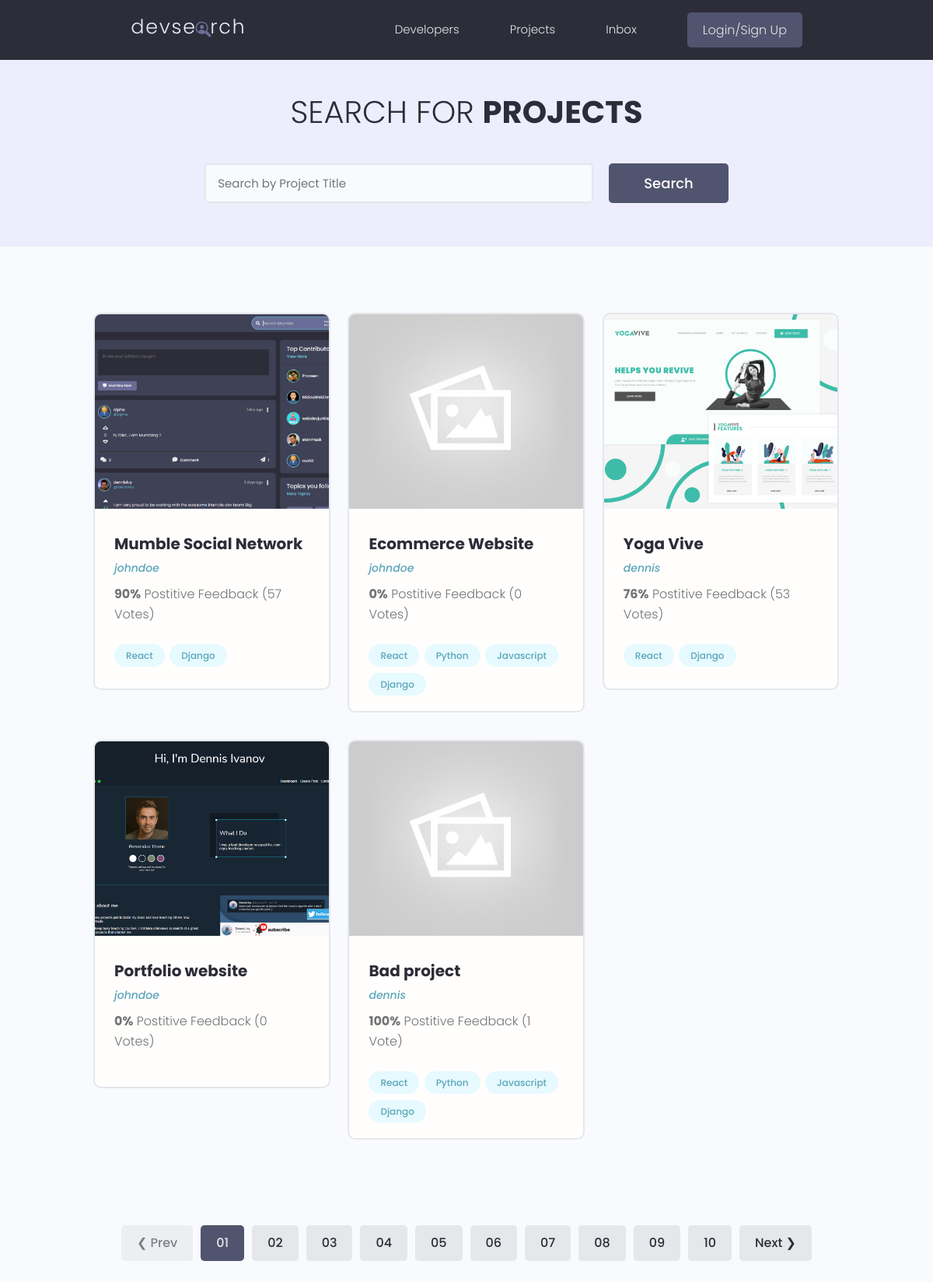
The page /projects/ on the database as committed earlier.
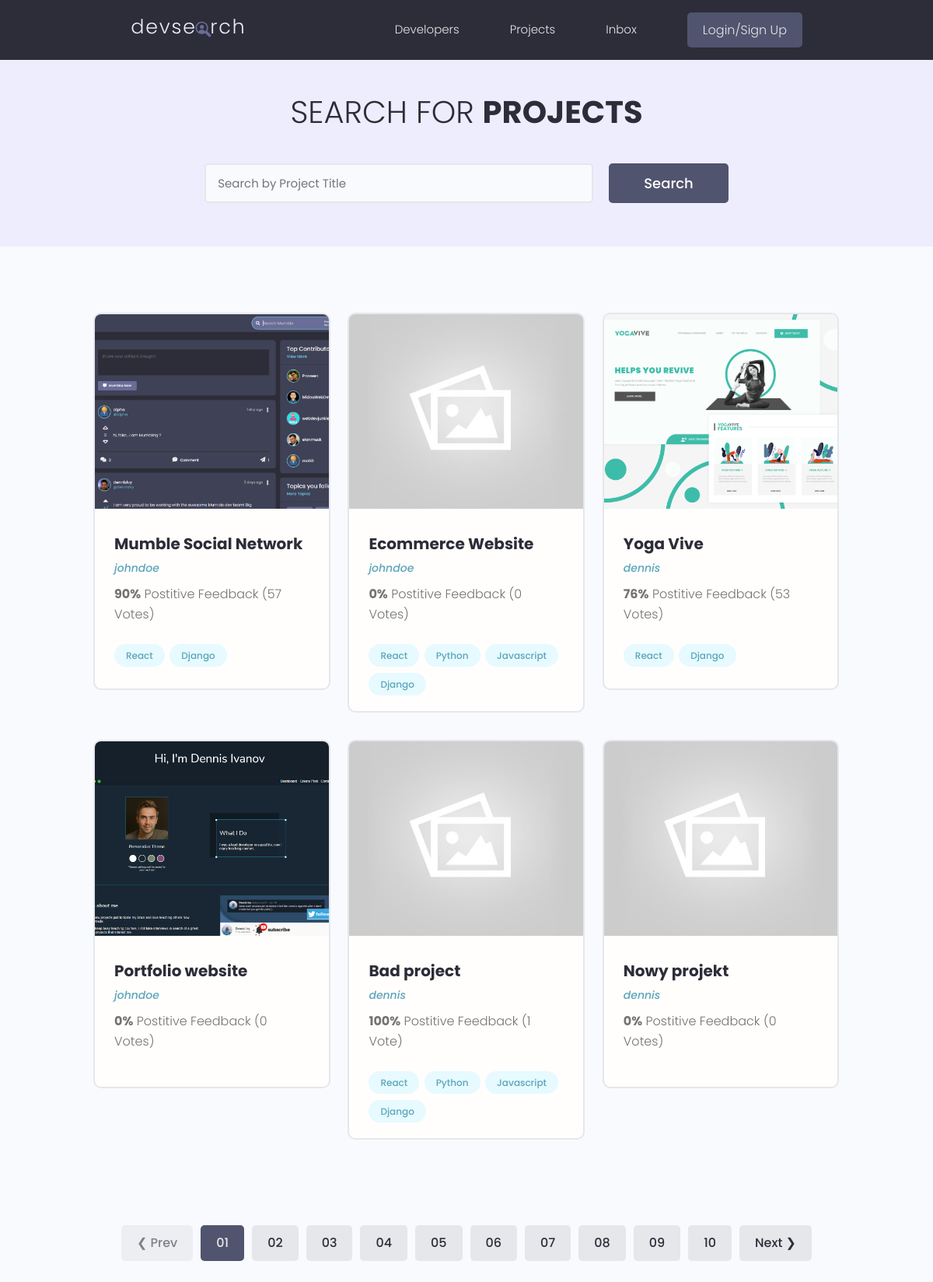
The same page on the database as committed later.
### projects/models.py (models this page shows, shortened)
class Project(models.Model):
    id = models.UUIDField(default=uuid.uuid4, unique=True, primary_key=True, editable=False)
    owner = models.ForeignKey(Profile, null=True, blank=True, on_delete=models.SET_NULL)
    title = models.CharField(max_length=200)
    description = models.TextField(null=True, blank=True)
    demo_link = models.CharField(max_length=2000, null=True, blank=True)
    source_link = models.CharField(max_length=2000, null=True, blank=True)
    created = models.DateTimeField(auto_now_add=True)
    tags = models.ManyToManyField("Tag", blank=True)
    vote_total = models.IntegerField(default=0, null=True, blank=True)
    vote_ratio = models.IntegerField(default=0, null=True, blank=True)
    image = models.ImageField(null=True, blank=True, default="default.jpg")

class Tag(models.Model):
    name = models.CharField(max_length=200)
    created = models.DateTimeField(auto_now_add=True)
    id = models.UUIDField(default=uuid.uuid4, unique=True, primary_key=True, editable=False)
    def __str__(self):
        return self.name

### users/models.py (models this page shows)
class Profile(models.Model):
    user = models.OneToOneField(User, on_delete=models.CASCADE, null=True, blank=True)
    username = models.CharField(max_length=200, blank=True, null=True)
    location = models.CharField(max_length=200, blank=True, null=True)
    name = models.CharField(max_length=200, blank=True, null=True)
    email = models.EmailField(max_length=500, blank=True, null=True)
    short_intro = models.CharField(max_length=200, blank=True, null=True)
    bio = models.TextField(blank=True, null=True)
    profile_image = models.ImageField(null=True, blank=True, upload_to="profiles/", default="/profiles/user-default.png")
    social_github = models.CharField(max_length=200, blank=True, null=True)
    social_twitter = models.CharField(max_length=200, blank=True, null=True)
    social_linkedin = models.CharField(max_length=200, blank=True, null=True)
    social_website = models.CharField(max_length=200, blank=True, null=True)
    created = models.DateTimeField(auto_now_add=True)
    id = models.UUIDField(default=uuid.uuid4, unique=True, primary_key=True, editable=False)
    def __str__(self):
        return str(self.user.username)

### projects/views.py (the view)
# urls.py: path('projects/', include('projects.urls')),
def projects(request):
    projs = Project.objects.all()
    return render(request, 'projects/projects.html', {'projectsList':projs})

### projects/templates/projects/projects.html (shortened to what this page needs)
{% extends 'main.html' %}
{% block content %}
<main class="projects">
    <section class="hero-section text-center">
        <div class="container container--narrow">
        <div class="hero-section__box">
          <h2>Search for <span>Projects</span></h2>
        </div>
        <div class="hero-section__search">
          <form class="form" action="#" method="get">
            <div class="form__field">
              <input class="input input--text" id="formInput#search" type="text" name="text"
                placeholder="Search by Project Title" />
            </div>
            <input class="btn btn--sub btn--lg" type="submit" value="Search" />
          </form>
        </div>
      </div>
    </section>
    <section class="projectsList">
    <div class="container">
        <div class="grid grid--three">
            {% for p in projectsList %}
                <div class="column">
                    <div class="card project">
                        <a href="{% url 'single-project' p.id %}" class="project">
                        <img class="project__thumbnail" src="{{p.image.url}}" alt="project thumbnail" />
                        <div class="card__body">
                            <h3 class="project__title">{{p.title}}</h3>
                            <p><a class="project__author" href="{% url 'user-profile' p.owner.id %}">{{p.owner}}</a></p>
                            <p class="project--rating">
                            <span style="font-weight: bold;">{{p.vote_ratio}}%</span> Postitive
                            Feedback ({{p.vote_total}} Vote{{p.vote_total|pluralize}})
                            </p>
                            <div class="project__tags">
                                {% for tag in p.tags.all %}
                                    <span class="tag tag--pill tag--main">
                                        <small>{{tag}}</small>
                                    </span>
                                {% endfor %}
                            </div>
                        </div>
                        </a>
                    </div>
                </div>
            {% endfor %}
        </div>
    </div>
    </section>
    <div class="pagination">
      <ul class="container">
        <li><a href="#" class="btn btn--disabled">&#10094; Prev</a></li>
        <li><a href="#" class="btn btn--sub">01</a></li>
        <li><a href="#" class="btn">02</a></li>
        <li><a href="#" class="btn">03</a></li>
        <li><a href="#" class="btn">04</a></li>
        <li><a href="#" class="btn">05</a></li>
        <li><a href="#" class="btn">06</a></li>
        <li><a href="#" class="btn">07</a></li>
        <li><a href="#" class="btn">08</a></li>
        <li><a href="#" class="btn">09</a></li>
        <li><a href="#" class="btn">10</a></li>
        <li><a href="#" class="btn">Next &#10095;</a></li>
      </ul>
    </div>
  </main>
{% endblock content %}

### templates/main.html (shortened to what this page needs)
<!DOCTYPE html>
{% load static %}
<html lang="en">
<head>
    <link rel="stylesheet" href="https://cdnjs.cloudflare.com/ajax/libs/material-design-iconic-font/2.2.0/css/material-design-iconic-font.min.css" />
    <link rel="stylesheet" href="{% static 'styles/uikit/styles/uikit.css' %}" />
    <link rel="stylesheet" href="{% static 'styles/app.css' %}" />
</head>
<body>
    {% include 'navbar.html' %}
    {% block content %}
    {% endblock content %}
</body>
</html>

### templates/navbar.html (shortened to what this page needs)
{% load static %}
<header class="header">
    <div class="container container--narrow">
        <a href="{% url 'profiles' %}" class="header__logo">
            <img src="{% static 'images/logo.svg' %}" alt="DevSearch Logo" />
        </a>
    <nav class="header__nav">
        <ul class="header__menu">
            <li class="header__menuItem"><a href="{% url 'profiles' %}">Developers</a></li>
            <li class="header__menuItem"><a href="{% url 'projects' %}">Projects</a></li>
            <li class="header__menuItem"><a href="">Inbox</a></li>
            {% if request.user.is_authenticated %}
            <li class="header__menuItem"><a href="{% url 'account' %}" class="btn btn--sub">Account</a></li>
            <li class="header__menuItem"><a href="{% url 'logout' %}" class="btn btn--sub">Logout</a></li>
            {% else %}
            <li class="header__menuItem"><a href="{% url 'login' %}" class="btn btn--sub">Login/Sign Up</a></li>
            {% endif %}
        </ul>
        </nav>
    </div>
</header>

### static/styles/app.css (style rules this page uses)
:root { --color-sub: #2d2d39; }
.btn--sub { background-color: var(--color-sub-light); }
.card { border: 2px solid var(--color-light); }
img { width: 100%; }
.header { position: sticky; z-index: 111; background-color: var(--color-sub); padding: 1.5rem 0; }
.header > .container { display: flex; justify-content: space-between; align-items: center; }
.header__logo > img { height: 3.8rem; }
.header__nav > ul { display: inline-flex; align-items: center; list-style: none; gap: 6.5rem; }
.header__menuItem > a { color: var(--color-light); font-weight: 300; }
.hero-section { height: 40vh; display: flex; align-items: center; background-color: var(--color-sub); }
.hero-section__box { margin-bottom: 4rem; }
.hero-section__box > h2, .hero-section__box > h2 > span { font-size: 4rem; color: var(--color-light); line-height: 1.3; text-transform: uppercase; }
.hero-section__box > h2 { font-weight: 300; }
.hero-section__box > h2 > span { font-weight: 700; }
.hero-section__search > .form { display: flex; align-items: center; justify-content: center; gap: 2rem; }
.hero-section__search > .form input.input--text { width: 50rem; }
.pagination { margin-top: 8rem; margin-bottom: 10rem; }
.pagination > ul { flex-wrap: wrap; list-style: none; display: flex; align-items: center; justify-content: center; gap: 1rem; }
.pagination .btn { color: var(--color-sub); }
.pagination .btn.btn--sub { color: var(--color-light); }
.project__author { font-size: 1.4rem; font-style: italic; }
.project--rating { margin-bottom: 1.6em; margin-top: .5em; }
.projects > .hero-section { background: var(--color-sub-lighter); height: 30vh; }
.projects .hero-section__box { margin-bottom: 2.5rem; }
.projects .hero-section__box > h2 { color: var(--color-sub); }
.projects .hero-section__box > h2 > span { font-weight: 700; color: var(--color-sub); }
.projectsList { margin-top: 8rem; }
.project__thumbnail { height: 25rem; object-fit: cover; object-position: top center; }
.project__title { font-size: 2rem; font-weight: 700; color: var(--color-sub); }

### static/styles/uikit/styles/modules/_variables.css (style rules this page uses)
:root { --color-main: #5aa5b9; --color-main-light: #e6faff; --color-sub: #3f4156; --color-sub-light: #51546e; --color-sub-lighter: #ededfd; --color-text: #737373; --color-gray: #8b8b8b; --color-light: #e5e7eb; --color-light-gray: #767676; --color-bg: #f8fafd; --color-white: #fffefd; --color-white-light: #f3f3f3; --color-success: #359e64; --color-success-bg: #def8e8; --color-error: #fc4b0b; --color-error-bg: #fff2ee; --font-base: 'Poppins', arial, helvetica, 'Segoe UI', roboto, ubuntu, sans-serif; --font-monospace: 'Fira Code', 'Courier New', courier, monospace; --font-regular: 300; --font-medium: 500; --font-bold: 700; --generic-shadow: 1px 1px 5px #00000010; --generic-transition: all 0.3s ease-in-out; }

### static/styles/uikit/styles/modules/_base.css (style rules this page uses)
* { margin: 0; padding: 0; box-sizing: border-box; text-rendering: optimizeLegibility; color: inherit; font-size: inherit; }
html { font-size: 50%; }
@media only screen and (min-width: 480px) { html { font-size: 56.25%; } }
@media only screen and (min-width: 1200px) { html { font-size: 62.5%; } }
body { line-height: 1.6; font-weight: 400; font-size: 1.5rem; color: var(--color-text); background-color: var(--color-bg); min-height: 100vh; }

### static/styles/uikit/styles/modules/_typography.css (style rules this page uses)
* { font-family: var(--font-base); }
h2 { font-size: 3.6rem; font-weight: var(--font-bold); }
h3 { font-size: 3.2rem; font-weight: var(--font-medium); }
p, span, strong { font-size: 1.6rem; color: var(--color-text); font-weight: var(--font-regular); }
a { padding-bottom: 2px; text-decoration: none; display: inline-block; color: var(--color-main); font-weight: var(--font-medium); }

### static/styles/uikit/styles/modules/_utilities.css (style rules this page uses)
.container { width: 92%; max-width: 165rem; margin: 0 auto; box-sizing: border-box; }
.container--narrow { width: 92%; max-width: 120rem; }
@media screen and (min-width: 1000px) { .container { width: 90%; } }
@media screen and (min-width: 1000px) { .container--narrow { width: 85%; } }
@media screen and (min-width: 1200px) { .container { width: 80%; } }
@media screen and (min-width: 1200px) { .container--narrow { width: 72%; } }
.text-center { text-align: center; }

### static/styles/uikit/styles/modules/_card.css (style rules this page uses)
.card { border-radius: 1rem; background-color: var(--color-white); border: 1.5px solid var(--color-light); width: auto; height: auto; margin-top: 0.5rem; margin-bottom: 0.5rem; overflow: hidden; }
.card__body, .card__header { padding: 2rem 2.5rem; }

Rows that differ between the two databases and show on the page:
added Project: image (placeholder picture), title "Nowy projekt", owner "dennis", vote_ratio "0", vote_total "0"
